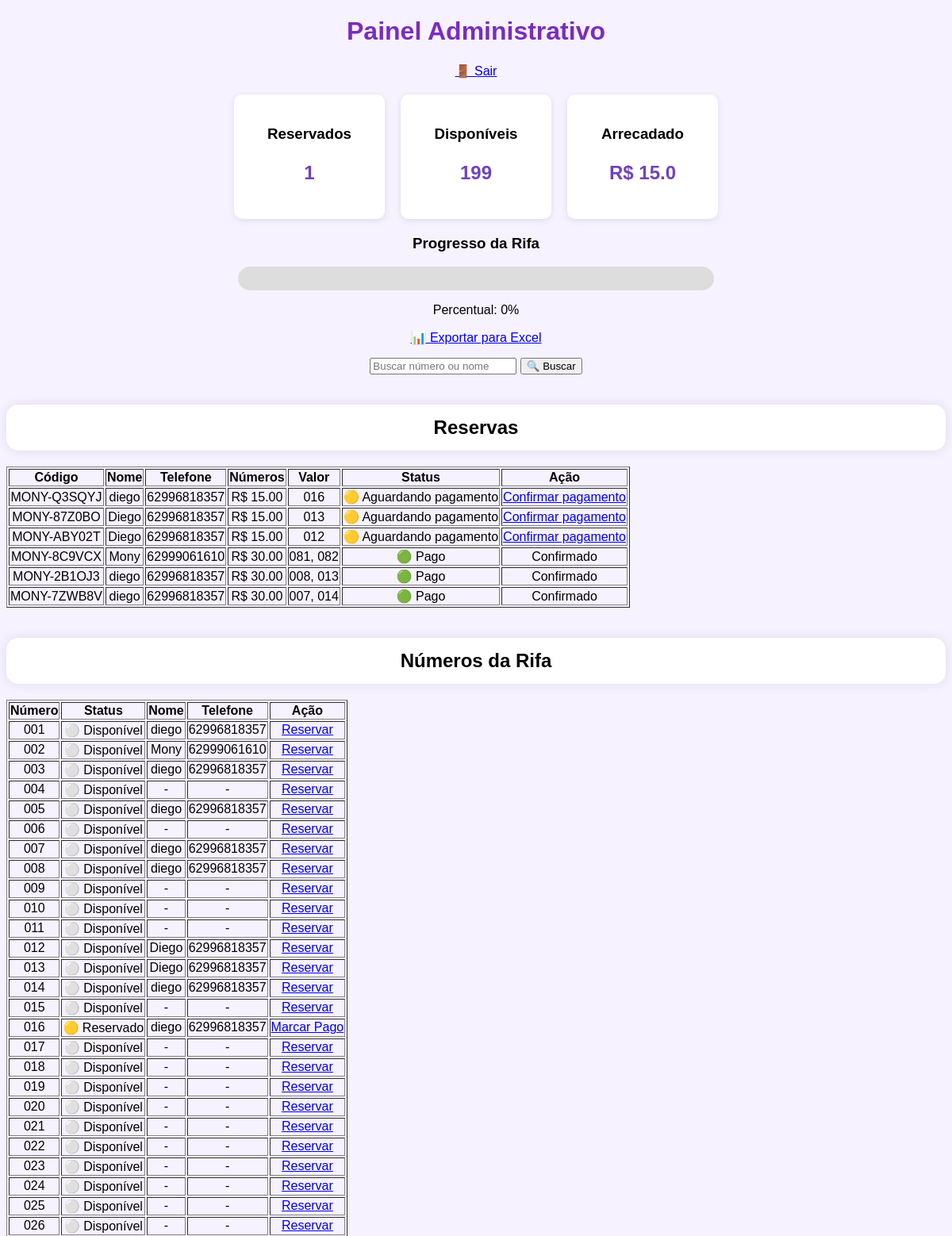
Before: /admin (signed in, upper part) with the older database file.
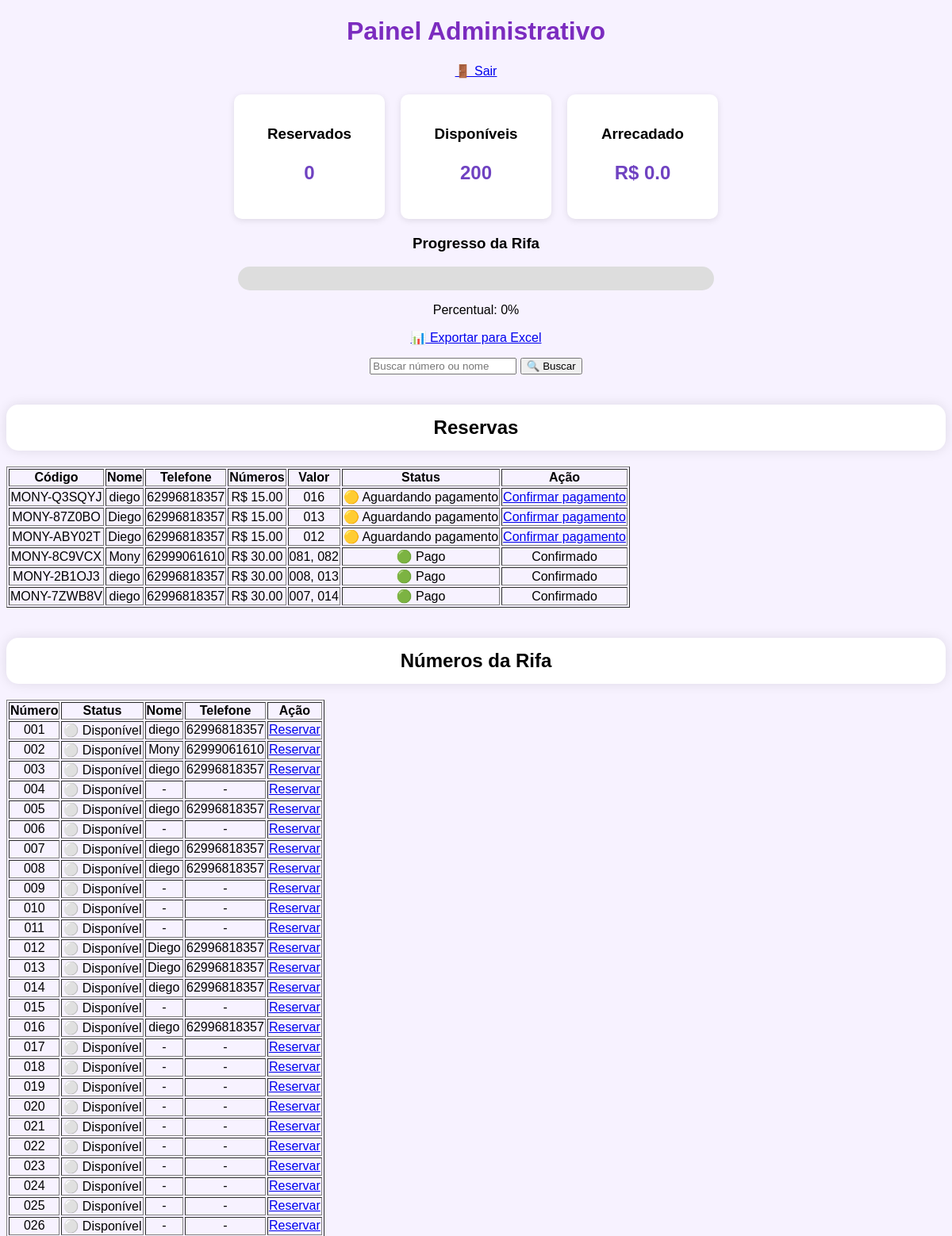
After: the same page with the newer database file.
### models.py (models this page shows)
class Numero(db.Model):
    ...
    id = db.Column(db.Integer, primary_key=True)
    numero = db.Column(
        db.Integer,
        unique=True,
        nullable=False
    )
    status = db.Column(
        db.String(50),
        default="disponivel"
    )
    nome = db.Column(
        db.String(100)
    )
    telefone = db.Column(
        db.String(20)
    )

### app.py (the view)
@app.route("/admin")
def admin():
    if not session.get("admin"):
        return redirect("/login")
    busca = request.args.get("busca", "")
    if busca:
        numeros = Numero.query.filter(
        (Numero.nome.contains(busca)) |
        (Numero.numero.like(f"%{busca}%"))
    ).order_by(Numero.numero).all()
    else:
        numeros = Numero.query.order_by(
        Numero.numero
    ).all()
    reservados = Numero.query.filter(
        Numero.status.in_(["reservado", "pago"])
    ).count()
    disponiveis = Numero.query.filter_by(
        status="disponivel"
    ).count()
    arrecadado = reservados * VALOR_NUMERO
    percentual = round((reservados / 200) * 100)
    reservas = Reserva.query.order_by(Reserva.data.desc()).all()
    return render_template(
    "admin.html",
    numeros=numeros,
    reservas=reservas,
    reservados=reservados,
    disponiveis=disponiveis,
    arrecadado=arrecadado,
    percentual=percentual,
    busca=busca
    )

### templates/admin.html (shortened to what this page needs)
<!doctype html>
<html lang="pt-BR">
  <head>
    <link
      rel="stylesheet"
      href="{{ url_for('static', filename='css/style.css') }}"
    />
  </head>
  <body>
    <div class="container">
      <h1>Painel Administrativo</h1>
      <p>
        <a href="/logout">🚪 Sair</a>
      </p>
      <div class="dashboard">
        <div class="card">
          <h3>Reservados</h3>
          <p>{{ reservados }}</p>
        </div>
        <div class="card">
          <h3>Disponíveis</h3>
          <p>{{ disponiveis }}</p>
        </div>
        <div class="card">
          <h3>Arrecadado</h3>
          <p>R$ {{ arrecadado }}</p>
        </div>
      </div>
      <h3>Progresso da Rifa</h3>
      <div class="barra">
      </div>
      <p>Percentual: {{ percentual }}%</p>
      <p>
        <a href="/exportar">📊 Exportar para Excel</a>
      </p>
      <form method="GET" action="/admin">
        <input
          type="text"
          name="busca"
          placeholder="Buscar número ou nome"
          value="{{ busca or '' }}"
        />
        <button type="submit">🔍 Buscar</button>
      </form>
      <br />
      <h2>Reservas</h2>
      <table border="1">
        <tr>
          <th>Código</th>
          <th>Nome</th>
          <th>Telefone</th>
          <th>Números</th>
          <th>Valor</th>
          <th>Status</th>
          <th>Ação</th>
        </tr>
        {% for reserva in reservas %}
        <tr>
          <td>{{ reserva.codigo }}</td>
          <td>{{ reserva.nome }}</td>
          <td>{{ reserva.telefone }}</td>
          <td>R$ {{ "%.2f"|format(reserva.valor_total) }}</td>
          <td>
            {% for item in reserva.numeros %} {{
            "%03d"|format(item.numero.numero) }}{% if not loop.last %}, {% endif
            %} {% endfor %}
          </td>
          <td>
            {% if reserva.status == "pago" %} 🟢 Pago {% else %} 🟡 Aguardando
            pagamento {% endif %}
          </td>
          <td>
            {% if reserva.status != "pago" %}
            <a href="/confirmar_pagamento/{{ reserva.id }}">
              Confirmar pagamento
            </a>
            {% else %} Confirmado {% endif %}
          </td>
        </tr>
        {% endfor %}
      </table>
      <br />
      <h2>Números da Rifa</h2>
      <table border="1">
        <tr>
          <th>Número</th>
          <th>Status</th>
          <th>Nome</th>
          <th>Telefone</th>
          <th>Ação</th>
        </tr>
        {% for numero in numeros %}
        <tr>
          <td>{{ "%03d"|format(numero.numero) }}</td>
          <td>
            {% if numero.status == "pago" %} 🟢 Pago {% elif numero.status ==
            "reservado" %} 🟡 Reservado {% else %} ⚪ Disponível {% endif %}
          </td>
          <td>{{ numero.nome or "-" }}</td>
          <td>{{ numero.telefone or "-" }}</td>
          <td>
            <a href="/toggle/{{ numero.id }}">
              {% if numero.status == "disponivel" %} Reservar {% elif
              numero.status == "reservado" %} Marcar Pago {% else %} Liberar {%
              endif %}
            </a>
          </td>
        </tr>
        {% endfor %}
      </table>
    </div>
  </body>
</html>

Changed rows visible on the page:
changed Numero (number 1 of 28 on the later page): status "🟡 Reservado Marcar Pago" → "⚪ Disponível Reservar"
Other visible differences:
{{ reservados }}: "1" → "0"
{{ disponiveis }}: "199" → "200"
{{ arrecadado }}: "15.0" → "0.0"
